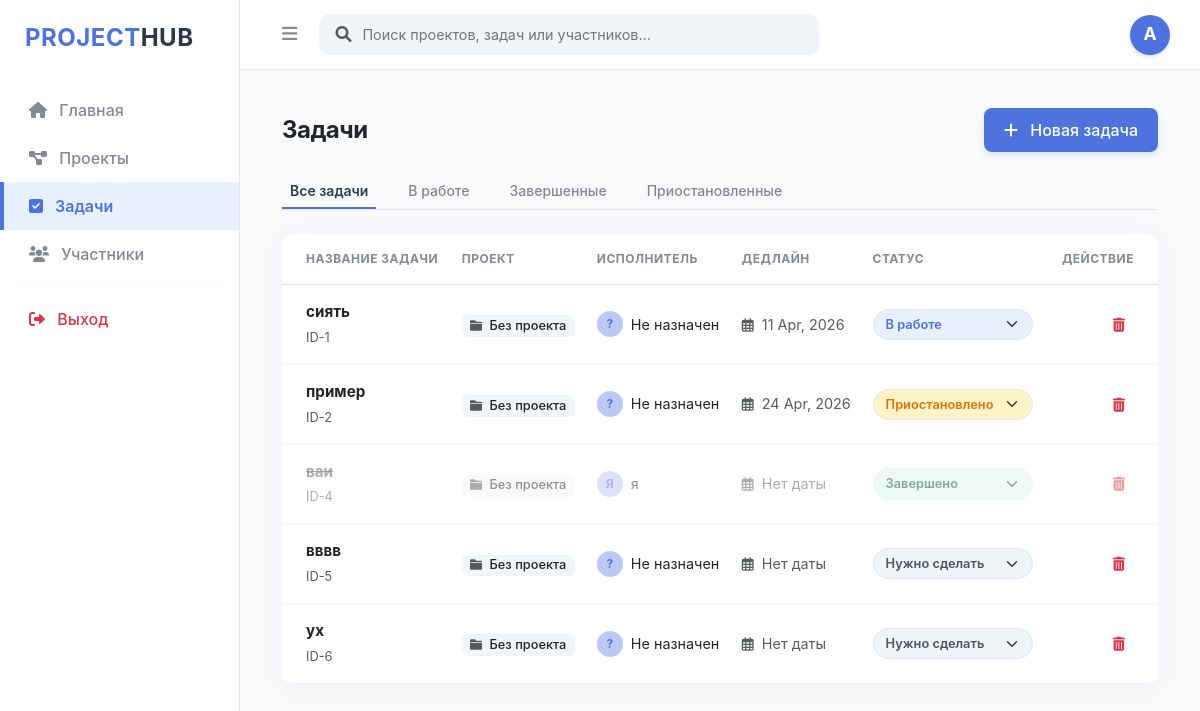
The page /tasks on the database its author committed.
### app/models/task.py (models this page shows)
class Task(Base):
    __tablename__ = "tasks"
    id = Column(Integer, primary_key=True, index=True)
    title = Column(String)
    status = Column(String, default="To Do")
    owner_id = Column(Integer, ForeignKey("users.id"))
    owner = relationship("User", back_populates="tasks")
    deadline = Column(Date, nullable=True)
    project_id = Column(Integer, ForeignKey("projects.id"))

### app/models/user.py (models this page shows)
class User(Base):
    __tablename__ = "users"
    id = Column(Integer, primary_key=True, index=True)
    username = Column(String, unique=True, index=True)
    email = Column(String, unique=True, index=True)
    hashed_password = Column(String)
    role = Column(String, default=UserRole.DEVELOPER.value)
    tasks = relationship("Task", back_populates="owner")
    projects = relationship("Project", back_populates="owner")

### app/main.py (the view)
@app.get("/tasks", response_class=HTMLResponse)
async def tasks_page(request: Request, status: str = None, db: Session = Depends(get_db)):
    users = db.query(User).all()
    tasks = db.query(Task).all()
    users = db.query(User).all()  # <--- БЕЗ ЭТОЙ СТРОКИ СПИСОК БУДЕТ ПУСТЫМ
    projects = db.query(Project).all()
    try:
        query = db.query(Task)
        if status:
            query = query.filter(Task.status == status)
        tasks = query.all()
        projects = db.query(Project).all()
        return templates.TemplateResponse("tasks.html", {
            "request": request,
            "tasks": tasks,
            "users": users,
            "projects": projects,
            "current_status": status # Передаем текущий фильтр в шаблон
        })
    except Exception as e:
        return HTMLResponse(content=f"Ошибка: {e}", status_code=500)

### templates/tasks.html (shortened to what this page needs)
{% extends "base.html" %}
{% block content %}
<div class="container-fluid py-2">
    <div class="d-flex justify-content-between align-items-center mb-4">
        <h2 class="h4 fw-bold text-dark mb-0" style="letter-spacing: -0.5px;">Задачи</h2>
        <button class="btn btn-create-task" data-bs-toggle="modal" data-bs-target="#createTaskModal">
            <i class="fas fa-plus me-2"></i> Новая задача
        </button>
    </div>
    <div class="d-flex gap-2 mb-4 border-bottom pb-0" style="border-color: #e3e6f0 !important;">
        <a href="/tasks" class="btn btn-sm filter-tab shadow-none {% if not current_status %}active-filter{% endif %} me-3">
            Все задачи
        </a>
        <a href="/tasks?status=In Progress" class="btn btn-sm filter-tab shadow-none {% if current_status == 'In Progress' %}active-filter{% endif %} me-3">
            В работе
        </a>
        <a href="/tasks?status=Done" class="btn btn-sm filter-tab shadow-none {% if current_status == 'Done' %}active-filter{% endif %} me-3">
            Завершенные
        </a>
        <a href="/tasks?status=On Hold" class="btn btn-sm filter-tab shadow-none {% if current_status == 'On Hold' %}active-filter{% endif %}">
            Приостановленные
        </a>
    </div>
    <div class="card border-0 shadow-sm" style="border-radius: 12px; overflow: hidden; box-shadow: 0 0.15rem 1.75rem 0 rgba(58, 59, 69, 0.05) !important;">
        <div class="table-responsive">
            <table class="table align-middle mb-0" style="background: #ffffff;">
                <thead style="background: #f8fafc;">
                    <tr>
                        <th class="ps-4 py-3 text-uppercase" style="font-size: 0.75rem; color: var(--neutral-gray); letter-spacing: 0.5px;">Название задачи</th>
                        <th class="py-3 text-uppercase" style="font-size: 0.75rem; color: var(--neutral-gray); letter-spacing: 0.5px;">Проект</th>
                        <th class="py-3 text-uppercase" style="font-size: 0.75rem; color: var(--neutral-gray); letter-spacing: 0.5px;">Исполнитель</th>
                        <th class="py-3 text-uppercase" style="font-size: 0.75rem; color: var(--neutral-gray); letter-spacing: 0.5px;">Дедлайн</th>
                        <th class="py-3 text-uppercase" style="font-size: 0.75rem; color: var(--neutral-gray); letter-spacing: 0.5px;">Статус</th>
                        <th class="pe-4 py-3 text-end text-uppercase" style="font-size: 0.75rem; color: var(--neutral-gray); letter-spacing: 0.5px;">Действие</th>
                    </tr>
                </thead>
                <tbody>
                    {% for task in tasks %}
                    <tr class="border-bottom {% if task.status == 'Done' %}opacity-50{% endif %}" style="transition: all 0.3s ease; border-color: #f1f5f9 !important;">
                        <td class="ps-4 py-3">
                            <div class="fw-bold {% if task.status == 'Done' %}text-decoration-line-through text-muted{% else %}text-dark{% endif %}" style="font-size: 0.95rem;">
                                {{ task.title }}
                            </div>
                            <small class="text-muted" style="font-size: 0.8rem;">ID-{{ task.id }}</small>
                        </td>
                        <td>
                            <span class="badge font-weight-normal px-2.5 py-1.5 text-dark" style="background: #f1f5f9; border-radius: 6px; font-size: 0.8rem; font-weight: 500;">
                                <i class="fas fa-folder me-1 text-muted" style="font-size: 0.75rem;"></i> {{ task.project.title if task.project else 'Без проекта' }}
                            </span>
                        </td>
                        <td>
                            <div class="d-flex align-items-center">
                                <div class="rounded-circle me-2 fw-bold text-white" style="width: 26px; height: 26px; background: #bac8f3; color: var(--primary-blue) !important; display: flex; align-items: center; justify-content: center; font-size: 0.75rem;">
                                    {{ task.owner.username[0].upper() if task.owner else '?' }}
                                </div>
                                <span class="text-dark" style="font-size: 0.9rem;">{{ task.owner.username if task.owner else 'Не назначен' }}</span>
                            </div>
                        </td>
                        <td class="text-muted" style="font-size: 0.9rem;">
                            <i class="far fa-calendar-alt me-1" style="font-size: 0.85rem;"></i>
                            {{ task.deadline.strftime('%d %b, %Y') if task.deadline else 'Нет даты' }}
                        </td>
                        <td>
                            <form action="/tasks/update-status/{{ task.id }}" method="post" style="margin: 0;">
                                <select name="status" onchange="this.form.submit()" class="form-select form-select-sm status-select shadow-none {% if task.status == 'To Do' %}status-select-todo{% elif task.status == 'In Progress' %}status-select-progress{% elif task.status == 'Done' %}status-select-done{% else %}status-select-hold{% endif %}">
                                    <option value="To Do" {% if task.status == 'To Do' %}selected{% endif %}>Нужно сделать</option>
                                    <option value="In Progress" {% if task.status == 'In Progress' %}selected{% endif %}>В работе</option>
                                    <option value="Done" {% if task.status == 'Done' %}selected{% endif %}>Завершено</option>
                                    <option value="On Hold" {% if task.status == 'On Hold' %}selected{% endif %}>Приостановлено</option>
                                </select>
                            </form>
                        </td>
                        <td class="pe-4 text-end">
                            <form action="/tasks/delete/{{ task.id }}" method="post" style="display: inline;" onsubmit="return confirm('Удалить эту задачу?')">
                                <button type="submit" class="btn btn-sm text-danger shadow-none p-2" title="Удалить" style="border-radius: 6px; transition: background-color 0.2s;">
                                    <i class="fas fa-trash-alt"></i>
                                </button>
                            </form>
                        </td>
                    </tr>
                    {% endfor %}
                </tbody>
            </table>
        </div>
    </div>
</div>
{% endblock %}

### templates/base.html (shortened to what this page needs)
<!DOCTYPE html>
<html lang="ru">
<head>
    <link href="https://cdn.jsdelivr.net/npm/bootstrap@5.3.0/dist/css/bootstrap.min.css" rel="stylesheet">
    <link rel="stylesheet" href="https://cdnjs.cloudflare.com/ajax/libs/font-awesome/6.0.0/css/all.min.css">
</head>
<body>
    <div class="sidebar" id="sidebar">
        <div class="sidebar-brand">PROJECT<span>HUB</span></div>
        <nav class="nav flex-column">
            <a class="nav-link {% if request.url.path == '/' %}active{% endif %}" href="/">
                <i class="fas fa-home me-2"></i> Главная
            </a>
            <a class="nav-link {% if request.url.path == '/projects' %}active{% endif %}" href="/projects">
                <i class="fas fa-project-diagram me-2"></i> Проекты
            </a>
            <a class="nav-link {% if request.url.path.startswith('/tasks') %}active{% endif %}" href="/tasks">
                <i class="fas fa-check-square me-2"></i> Задачи
            </a>
            <a class="nav-link {% if request.url.path == '/users' %}active{% endif %}" href="/users">
                <i class="fas fa-users me-2"></i> Участники
            </a>
            <hr class="mx-3 my-2" style="color: #e3e6f0;">
            <a class="nav-link text-danger" href="/logout">
                <i class="fas fa-sign-out-alt me-2"></i> Выход
            </a>
        </nav>
    </div>
    <div class="topbar" id="topbar">
        <button id="toggleBtn">
            <i class="fas fa-bars"></i>
        </button>
        <div class="search-container" id="searchContainer">
            <form action="/search" method="get" class="w-100 position-relative">
                <i class="fas fa-search position-absolute top-50 start-0 translate-middle-y ms-3 text-muted" style="z-index: 5;"></i>
                <input type="text" id="searchInput" name="q" class="custom-search-input shadow-none"
                       placeholder="Поиск проектов, задач или участников..."
                       value="{{ query if query else '' }}">
            </form>
        </div>
        <div class="ms-auto dropdown profile-dropdown">
            <a href="#" class="d-flex align-items-center text-decoration-none dropdown-toggle" id="profileMenu" data-bs-toggle="dropdown" aria-expanded="false">
                <div class="profile-avatar">
                    {% if user %}{{ user.username[0] | upper }}{% else %}A{% endif %}
                </div>
            </a>
        </div>
    </div>
    <div class="main-content" id="mainContent">
        {% block content %}{% endblock %}
    </div>
</body>
</html>

### templates/base.html (style rules this page uses)
:root { --sidebar-width: 240px; --topbar-height: 70px; --primary-blue: #4e73df; --light-blue: #e8f0fe; --neutral-dark: #2c3e50; --neutral-gray: #858796; }
body { background-color: #f8fafc; font-family: 'Inter', sans-serif; margin: 0; overflow-x: hidden; }
.sidebar { width: var(--sidebar-width); height: 100vh; position: fixed; left: 0; top: 0; background: #ffffff; border-right: 1px solid #e3e6f0; padding-top: 20px; z-index: 1050; transition: transform 0.3s ease; }
.sidebar-brand { padding: 0 25px 30px; font-size: 1.5rem; font-weight: 700; color: var(--primary-blue); letter-spacing: 0.5px; }
.sidebar-brand span { color: #2d3748; }
.nav-link { padding: 12px 25px; color: var(--neutral-gray); font-weight: 500; transition: all 0.2s; text-decoration: none; display: block; border-left: 4px solid transparent; }
.nav-link i { transition: color 0.2s; }
.nav-link.active { color: var(--primary-blue); background: var(--light-blue); font-weight: 600; border-left-color: var(--primary-blue); }
.nav-link.active i { color: var(--primary-blue); }
.topbar { height: var(--topbar-height); margin-left: var(--sidebar-width); background: #ffffff; border-bottom: 1px solid #e3e6f0; display: flex; align-items: center; padding: 0 30px; position: sticky; top: 0; z-index: 1000; transition: margin-left 0.3s ease; }
#toggleBtn { color: var(--neutral-gray); border: none; background: transparent; font-size: 1.1rem; padding: 8px 12px; border-radius: 8px; transition: all 0.2s; }
.search-container { flex-grow: 1; max-width: 500px; margin-left: 10px; position: relative; }
.custom-search-input { width: 100%; padding: 9px 15px 9px 42px; background: #f1f5f9; border: 1px solid transparent; border-radius: 10px; font-size: 0.9rem; outline: none; transition: all 0.2s; }
.profile-dropdown .dropdown-toggle::after { display: none; }
.profile-avatar { width: 40px; height: 40px; background-color: var(--primary-blue); border-radius: 50%; color: white; display: flex; align-items: center; justify-content: center; font-weight: bold; font-size: 1.1rem; box-shadow: 0 2px 4px rgba(78, 115, 223, 0.2); }
.main-content { margin-left: var(--sidebar-width); padding: 30px; min-height: calc(100vh - var(--topbar-height)); transition: margin-left 0.3s ease; }

### templates/tasks.html (style rules this page uses)
.btn-create-task { background-color: var(--primary-blue) !important; border: none !important; color: #ffffff !important; font-weight: 500; padding: 10px 20px; border-radius: 8px; transition: background-color 0.2s !important; box-shadow: 0 4px 6px rgba(78, 115, 223, 0.15); }
.filter-tab { border: none !important; font-weight: 500; color: var(--neutral-gray) !important; position: relative; padding-bottom: 8px !important; transition: color 0.2s; }
.filter-tab.active-filter { font-weight: 600; color: var(--neutral-dark) !important; }
.filter-tab.active-filter::after { content: ''; position: absolute; bottom: 0; left: 0; width: 100%; height: 2px; background-color: var(--primary-blue); }
.status-select { width: 160px; font-size: 0.8rem; font-weight: 600; cursor: pointer; border-radius: 20px !important; padding: 5px 12px 5px 12px; background-position: right 12px center; border: 1px solid #e3e6f0 !important; }
.status-select-todo { background-color: #f1f5f9; color: #475569; }
.status-select-progress { background-color: var(--light-blue); color: var(--primary-blue); }
.status-select-done { background-color: #def7ec; color: #03543f; }
.status-select-hold { background-color: #fef3c7; color: #d97706; }

### rows shown on the page
Task: title "сиять", id "1", project "Без проекта", owner "?", owner "Не назначен", deadline "11 Apr, 2026", status "В работе"
Task: title "пример", id "2", project "Без проекта", owner "?", owner "Не назначен", deadline "24 Apr, 2026", status "Приостановлено"
Task: title "ваи", id "4", project "Без проекта", owner "Я", owner "я", deadline "Нет даты", status "Завершено"
Task: title "вввв", id "5", project "Без проекта", owner "?", owner "Не назначен", deadline "Нет даты", status "Нужно сделать"
Task: title "ух", id "6", project "Без проекта", owner "?", owner "Не назначен", deadline "Нет даты", status "Нужно сделать"
